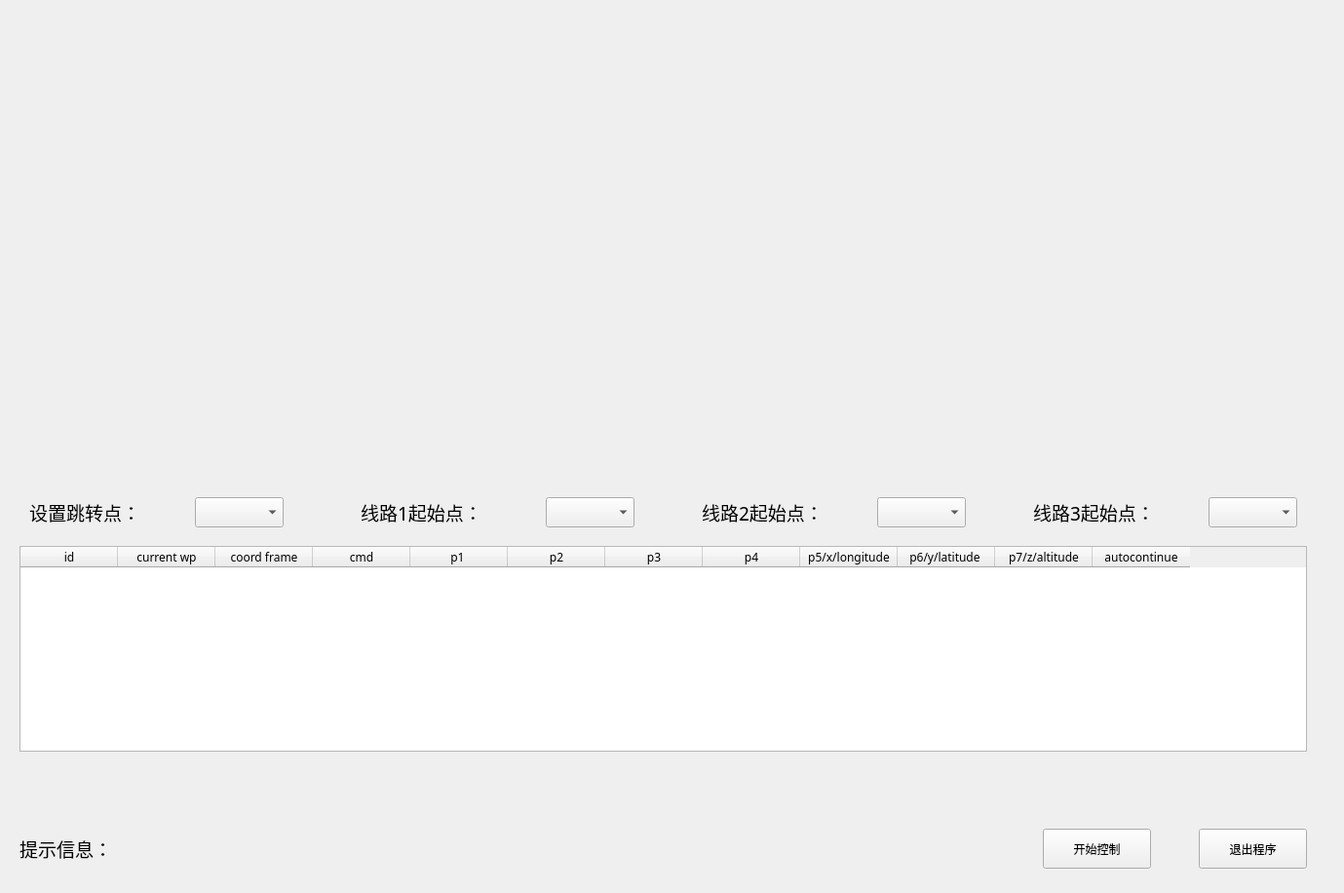
<?xml version="1.0" encoding="UTF-8"?>
<ui version="4.0">
 <class>MainWindow</class>
 <widget class="QMainWindow" name="MainWindow">
  <property name="geometry">
   <rect>
    <x>0</x>
    <y>0</y>
    <width>1379</width>
    <height>916</height>
   </rect>
  </property>
  <property name="windowTitle">
   <string>MainWindow</string>
  </property>
  <widget class="QWidget" name="centralwidget">
   <widget class="QTableWidget" name="tableWidget">
    <property name="geometry">
     <rect>
      <x>20</x>
      <y>560</y>
      <width>1321</width>
      <height>211</height>
     </rect>
    </property>
    <property name="maximumSize">
     <size>
      <width>16777215</width>
      <height>16777212</height>
     </size>
    </property>
    <property name="baseSize">
     <size>
      <width>100</width>
      <height>100</height>
     </size>
    </property>
    <property name="font">
     <font>
      <family>华文新魏</family>
     </font>
    </property>
    <attribute name="horizontalHeaderHighlightSections">
     <bool>true</bool>
    </attribute>
    <attribute name="verticalHeaderVisible">
     <bool>false</bool>
    </attribute>
    <column>
     <property name="text">
      <string>    id    </string>
     </property>
    </column>
    <column>
     <property name="text">
      <string>current wp</string>
     </property>
    </column>
    <column>
     <property name="text">
      <string>coord frame</string>
     </property>
    </column>
    <column>
     <property name="text">
      <string>   cmd   </string>
     </property>
    </column>
    <column>
     <property name="text">
      <string>         p1          </string>
     </property>
    </column>
    <column>
     <property name="text">
      <string>  p2  </string>
     </property>
    </column>
    <column>
     <property name="text">
      <string>  p3  </string>
     </property>
    </column>
    <column>
     <property name="text">
      <string>  p4  </string>
     </property>
    </column>
    <column>
     <property name="text">
      <string>            p5/x/longitude            </string>
     </property>
    </column>
    <column>
     <property name="text">
      <string>            p6/y/latitude             </string>
     </property>
    </column>
    <column>
     <property name="text">
      <string>p7/z/altitude</string>
     </property>
    </column>
    <column>
     <property name="text">
      <string>autocontinue</string>
     </property>
    </column>
   </widget>
   <widget class="QLabel" name="label_5">
    <property name="geometry">
     <rect>
      <x>20</x>
      <y>850</y>
      <width>111</width>
      <height>41</height>
     </rect>
    </property>
    <property name="font">
     <font>
      <family>Adobe Arabic</family>
      <pointsize>14</pointsize>
     </font>
    </property>
    <property name="text">
     <string>提示信息：</string>
    </property>
   </widget>
   <widget class="QLabel" name="label_6">
    <property name="geometry">
     <rect>
      <x>140</x>
      <y>850</y>
      <width>911</width>
      <height>41</height>
     </rect>
    </property>
    <property name="font">
     <font>
      <family>Adobe Arabic</family>
      <pointsize>14</pointsize>
     </font>
    </property>
    <property name="text">
     <string/>
    </property>
   </widget>
   <widget class="QPushButton" name="pushButton">
    <property name="geometry">
     <rect>
      <x>1070</x>
      <y>850</y>
      <width>111</width>
      <height>41</height>
     </rect>
    </property>
    <property name="text">
     <string>开始控制</string>
    </property>
   </widget>
   <widget class="QPushButton" name="pushButton_2">
    <property name="geometry">
     <rect>
      <x>1230</x>
      <y>850</y>
      <width>111</width>
      <height>41</height>
     </rect>
    </property>
    <property name="text">
     <string>退出程序</string>
    </property>
   </widget>
   <widget class="QLabel" name="label">
    <property name="geometry">
     <rect>
      <x>30</x>
      <y>510</y>
      <width>141</width>
      <height>31</height>
     </rect>
    </property>
    <property name="font">
     <font>
      <family>Adobe Arabic</family>
      <pointsize>14</pointsize>
     </font>
    </property>
    <property name="text">
     <string>设置跳转点：</string>
    </property>
   </widget>
   <widget class="QLabel" name="label_2">
    <property name="geometry">
     <rect>
      <x>370</x>
      <y>510</y>
      <width>141</width>
      <height>31</height>
     </rect>
    </property>
    <property name="font">
     <font>
      <family>Adobe Arabic</family>
      <pointsize>14</pointsize>
     </font>
    </property>
    <property name="text">
     <string>线路1起始点：</string>
    </property>
   </widget>
   <widget class="QLabel" name="label_3">
    <property name="geometry">
     <rect>
      <x>720</x>
      <y>510</y>
      <width>141</width>
      <height>31</height>
     </rect>
    </property>
    <property name="font">
     <font>
      <family>Adobe Arabic</family>
      <pointsize>14</pointsize>
     </font>
    </property>
    <property name="text">
     <string>线路2起始点：</string>
    </property>
   </widget>
   <widget class="QLabel" name="label_4">
    <property name="geometry">
     <rect>
      <x>1060</x>
      <y>510</y>
      <width>141</width>
      <height>31</height>
     </rect>
    </property>
    <property name="font">
     <font>
      <family>Adobe Arabic</family>
      <pointsize>14</pointsize>
     </font>
    </property>
    <property name="text">
     <string>线路3起始点：</string>
    </property>
   </widget>
   <widget class="QComboBox" name="comboBox">
    <property name="geometry">
     <rect>
      <x>200</x>
      <y>510</y>
      <width>91</width>
      <height>31</height>
     </rect>
    </property>
   </widget>
   <widget class="QComboBox" name="comboBox_2">
    <property name="geometry">
     <rect>
      <x>560</x>
      <y>510</y>
      <width>91</width>
      <height>31</height>
     </rect>
    </property>
   </widget>
   <widget class="QComboBox" name="comboBox_3">
    <property name="geometry">
     <rect>
      <x>900</x>
      <y>510</y>
      <width>91</width>
      <height>31</height>
     </rect>
    </property>
   </widget>
   <widget class="QComboBox" name="comboBox_4">
    <property name="geometry">
     <rect>
      <x>1240</x>
      <y>510</y>
      <width>91</width>
      <height>31</height>
     </rect>
    </property>
   </widget>
   <widget class="QLabel" name="label_7">
    <property name="geometry">
     <rect>
      <x>20</x>
      <y>30</y>
      <width>641</width>
      <height>451</height>
     </rect>
    </property>
    <property name="text">
     <string/>
    </property>
   </widget>
   <widget class="QLabel" name="label_8">
    <property name="geometry">
     <rect>
      <x>700</x>
      <y>30</y>
      <width>641</width>
      <height>451</height>
     </rect>
    </property>
    <property name="text">
     <string/>
    </property>
   </widget>
   <widget class="QLabel" name="label_9">
    <property name="geometry">
     <rect>
      <x>20</x>
      <y>790</y>
      <width>1321</width>
      <height>41</height>
     </rect>
    </property>
    <property name="font">
     <font>
      <family>Adobe Arabic</family>
      <pointsize>14</pointsize>
     </font>
    </property>
    <property name="text">
     <string/>
    </property>
   </widget>
  </widget>
 </widget>
 <resources/>
 <connections/>
</ui>
